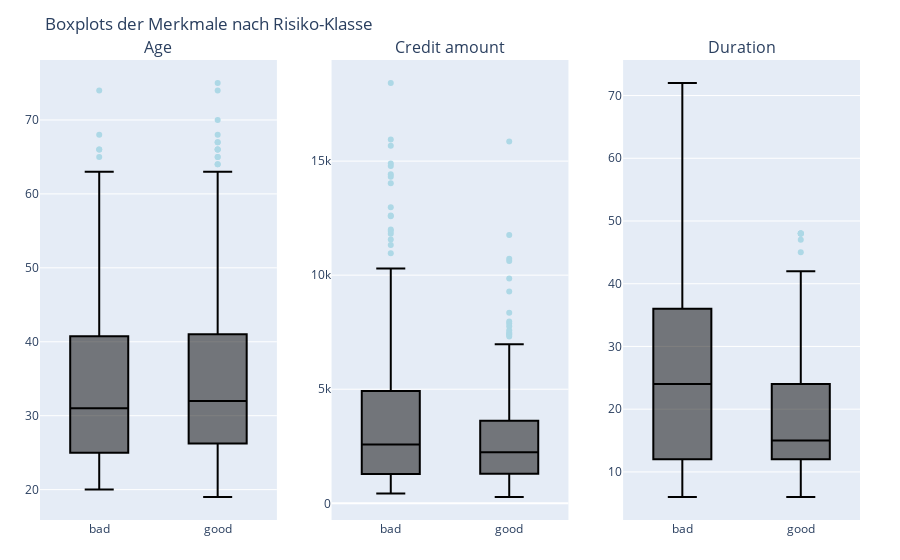

The code cell stored with this chart in its notebook:
### Markdown cell above
Die Auswertung zeigt, dass etwa 56 % der Kredite als `good` (niedriges Risiko) und rund 44 % als `bad` (hohes Risiko) eingestuft sind. Damit ist der Datensatz zwar nicht perfekt ausgeglichen, aber beide Klassen sind ausreichend stark vertreten. Für die Modellierung heißt das: Wir müssen uns bewusst machen, dass es ein kleines Ungleichgewicht gibt, aber die Verteilung ist noch so ausgeglichen, dass man beide Klassen gut vergleichen und mit ihnen arbeiten kann.
<br>
<br>
Wir haben bereits gesehen, dass das Merkmal Risk unser Ziel darstellt und zwischen good (geringes Risiko) und bad (hohes Risiko) unterscheidet. Nun wollen wir untersuchen, ob sich bestimmte numerische Merkmale wie Alter, Kredithöhe oder Laufzeit zwischen diesen beiden Gruppen unterscheiden. Dafür erstellen wir Boxplots, die die Verteilungen der Werte getrennt nach good und bad darstellen:

### Code cell
cols = ["Age", "Credit amount", "Duration"]

# Subplot-Raster (1 Reihe, 3 Spalten):
fig7 = make_subplots(
    rows=1, cols=3,
    subplot_titles=cols
)

# Für jede Spalte einen Boxplot hinzufügen:
for i, col in enumerate(cols):
    fig7.add_trace(
        go.Box(
            x=df["Risk"],
            y=df[col],
            boxpoints="outliers",   
            marker=dict(color="lightblue"),
            line=dict(color="black"),
            name=col
        ),
        row=1, col=i+1
    )

fig7.update_layout(
    title="Boxplots der Merkmale nach Risiko-Klasse",
    showlegend=False,
    margin=dict(l=40, r=40, t=60, b=40)
)

fig7

### Figure 1 — Plotly figure (JSON) as saved in the notebook; plotly's stock layout.template omitted (floating-point values rounded to 4 significant figures; data arrays with more than 128 entries replaced by an {"elided": "..."} marker saying what was removed)
{"data": [{"boxpoints": "outliers", "line": {"color": "black"}, "marker": {"color": "lightblue"}, "name": "Age", "type": "box", "x": {"elided": "522 str values"}, "xaxis": "x", "y": {"elided": "522 int values"}, "yaxis": "y"}, {"boxpoints": "outliers", "line": {"color": "black"}, "marker": {"color": "lightblue"}, "name": "Credit amount", "type": "box", "x": {"elided": "522 str values"}, "xaxis": "x2", "y": {"elided": "522 int values"}, "yaxis": "y2"}, {"boxpoints": "outliers", "line": {"color": "black"}, "marker": {"color": "lightblue"}, "name": "Duration", "type": "box", "x": {"elided": "522 str values"}, "xaxis": "x3", "y": {"elided": "522 int values"}, "yaxis": "y3"}], "layout": {"annotations": [{"font": {"size": 16}, "showarrow": false, "text": "Age", "x": 0.1444, "xanchor": "center", "xref": "paper", "y": 1, "yanchor": "bottom", "yref": "paper"}, {"font": {"size": 16}, "showarrow": false, "text": "Credit amount", "x": 0.5, "xanchor": "center", "xref": "paper", "y": 1, "yanchor": "bottom", "yref": "paper"}, {"font": {"size": 16}, "showarrow": false, "text": "Duration", "x": 0.8556, "xanchor": "center", "xref": "paper", "y": 1, "yanchor": "bottom", "yref": "paper"}], "margin": {"b": 40, "l": 40, "r": 40, "t": 60}, "showlegend": false, "title": {"text": "Boxplots der Merkmale nach Risiko-Klasse"}, "xaxis": {"anchor": "y", "domain": [0, 0.2889]}, "xaxis2": {"anchor": "y2", "domain": [0.3556, 0.6444]}, "xaxis3": {"anchor": "y3", "domain": [0.7111, 1]}, "yaxis": {"anchor": "x", "domain": [0, 1]}, "yaxis2": {"anchor": "x2", "domain": [0, 1]}, "yaxis3": {"anchor": "x3", "domain": [0, 1]}}}
